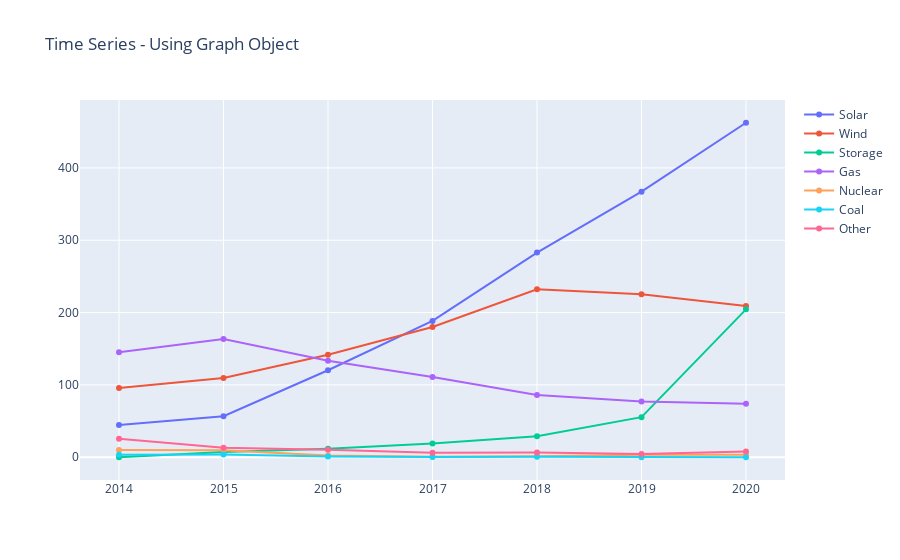

This figure's notebook cell:
### Code cell
fig0 = go.Figure()
for c in df['type'].unique():
    df1 = df[df['type']==c]
    fig0.add_traces(go.Scatter(x=df1['year'], y = df1['total_gw'], name = c))
fig0.update_layout(title = "Time Series - Using Graph Object")
fig0.show()

### Figure 1 — Plotly figure (JSON) as saved in the notebook; plotly's stock layout.template omitted (floating-point values rounded to 4 significant figures)
{"data": [{"name": "Solar", "type": "scatter", "x": [2014, 2015, 2016, 2017, 2018, 2019, 2020], "y": [44.56, 56.82, 120.3, 188.5, 283.0, 367.2, 462.4]}, {"name": "Wind", "type": "scatter", "x": [2014, 2015, 2016, 2017, 2018, 2019, 2020], "y": [95.88, 109.6, 141.7, 180.2, 232.2, 225.5, 209.1]}, {"name": "Storage", "type": "scatter", "x": [2014, 2015, 2016, 2017, 2018, 2019, 2020], "y": [0, 7.303, 11.74, 18.88, 29.03, 55.4, 204.5]}, {"name": "Gas", "type": "scatter", "x": [2014, 2015, 2016, 2017, 2018, 2019, 2020], "y": [145.1, 163.3, 133.4, 110.9, 86.01, 77.21, 74.02]}, {"name": "Nuclear", "type": "scatter", "x": [2014, 2015, 2016, 2017, 2018, 2019, 2020], "y": [9.963, 9.554, 2.36, 0.8248, 1.23, 3.333, 3.382]}, {"name": "Coal", "type": "scatter", "x": [2014, 2015, 2016, 2017, 2018, 2019, 2020], "y": [3.62, 3.661, 0.875, 0.193, 0.819, 0.05, 0.1307]}, {"name": "Other", "type": "scatter", "x": [2014, 2015, 2016, 2017, 2018, 2019, 2020], "y": [25.41, 13.16, 10.47, 6.233, 6.589, 4.648, 7.913]}], "layout": {"title": {"text": "Time Series - Using Graph Object"}}}
